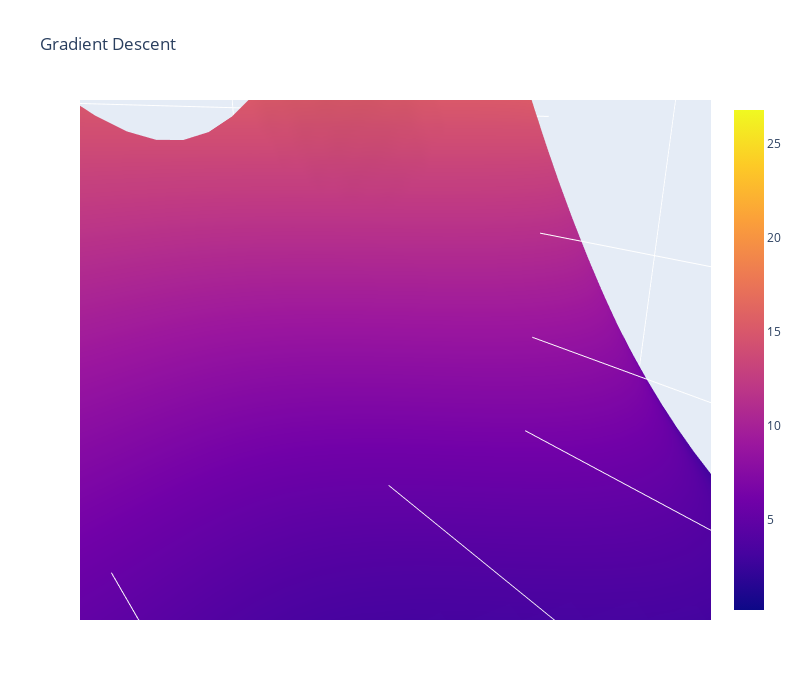

Source (notebook cell):
### Code cell
# Run me to see another 3D plot (stochastic gradient descent)
plot_3d(thetas_stoch[:, 0], thetas_stoch[:, 1], loss_stoch, average_squared_loss, sin_model, x, y)

### Figure 1 — Plotly figure (JSON) as saved in the notebook; plotly's stock layout.template omitted (floating-point values rounded to 4 significant figures; data arrays with more than 128 entries replaced by an {"elided": "..."} marker saying what was removed)
{"data": [{"line": {"color": "rgb(50,170, 140)", "width": 3}, "marker": {"color": [-20.86, -13.22, -4.662, -2.969, -4.126, -1.511, -0.6342, -0.5057, -0.411, -0.3058, -0.2654, -0.2098, -0.2697, -0.2061, -0.1648, -0.2405, -0.2215, -0.2962, -0.3629, -0.318, -0.1696], "colorscale": [[0, "#440154"], [0.1111, "#482878"], [0.2222, "#3e4989"], [0.3333, "#31688e"], [0.4444, "#26828e"], [0.5556, "#1f9e89"], [0.6667, "#35b779"], [0.7778, "#6ece58"], [0.8889, "#b5de2b"], [1, "#fde725"]], "size": 4}, "type": "scatter3d", "x": [0, 2.792, 0.8825, 2.101, 0.9662, 1.927, 1.29, 1.652, 1.426, 1.571, 1.515, 1.522, 1.496, 1.524, 1.523, 1.49, 1.558, 1.374, 1.612, 1.463, 1.588], "y": [0, 2.792, 2.537, 2.954, 2.678, 3.022, 3.013, 3.075, 2.963, 3.039, 3.025, 3.022, 3.028, 3.024, 3.024, 2.994, 3.0, 3.02, 3.04, 2.987, 3.045], "z": [20.86, 13.22, 4.662, 2.969, 4.126, 1.511, 0.6342, 0.5057, 0.411, 0.3058, 0.2654, 0.2098, 0.2697, 0.2061, 0.1648, 0.2405, 0.2215, 0.2962, 0.3629, 0.318, 0.1696]}, {"type": "surface", "x": [-0.1, -0.03895, 0.0221, 0.08316, 0.1442, 0.2053, 0.2663, 0.3274, 0.3884, 0.4495, 0.5105, 0.5716, 0.6326, 0.6937, 0.7547, 0.8158, 0.8768, 0.9379, 0.9989, 1.06, 1.121, 1.182, 1.243, 1.304, 1.365, 1.426, 1.487, 1.548, 1.609, 1.671, 1.732, 1.793, 1.854, 1.915, 1.976, 2.037, 2.098, 2.159, 2.22, 2.281, 2.342, 2.403, 2.464, 2.525, 2.586, 2.647, 2.708, 2.769, 2.83, 2.892], "y": [-0.1, -0.03317, 0.03367, 0.1005, 0.1673, 0.2342, 0.301, 0.3678, 0.4347, 0.5015, 0.5683, 0.6352, 0.702, 0.7688, 0.8357, 0.9025, 0.9693, 1.036, 1.103, 1.17, 1.237, 1.303, 1.37, 1.437, 1.504, 1.571, 1.638, 1.704, 1.771, 1.838, 1.905, 1.972, 2.039, 2.105, 2.172, 2.239, 2.306, 2.373, 2.44, 2.506, 2.573, 2.64, 2.707, 2.774, 2.841, 2.907, 2.974, 3.041, 3.108, 3.175], "z": {"elided": "50x50 float values"}}], "layout": {"autosize": true, "height": 700, "scene": {"aspectmode": "manual", "aspectratio": {"x": 1, "y": 1, "z": 0.7}, "camera": {"center": {"x": 0, "y": 0, "z": 0}, "eye": {"x": -0.02852, "y": 0.01752, "z": 0.01162}, "projection": {"type": "perspective"}, "up": {"x": 0, "y": 0, "z": 1}}, "xaxis": {"gridcolor": "rgb(255, 255, 255)", "showbackground": true, "type": "linear", "zerolinecolor": "rgb(255, 255, 255)"}, "yaxis": {"gridcolor": "rgb(255, 255, 255)", "showbackground": true, "type": "linear", "zerolinecolor": "rgb(255, 255, 255)"}, "zaxis": {"gridcolor": "rgb(255, 255, 255)", "showbackground": true, "type": "linear", "zerolinecolor": "rgb(255, 255, 255)"}}, "title": {"text": "Gradient Descent"}, "width": 800}}
